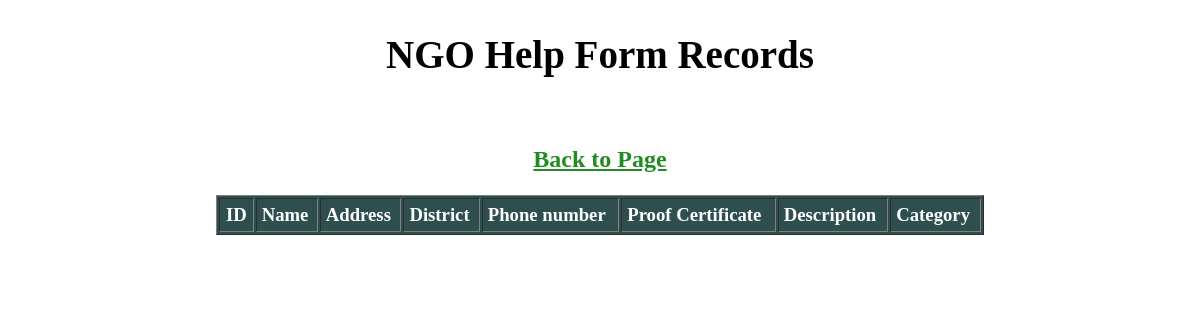
The app's page /frontend/display_ngo_help_form_data.php, older data.
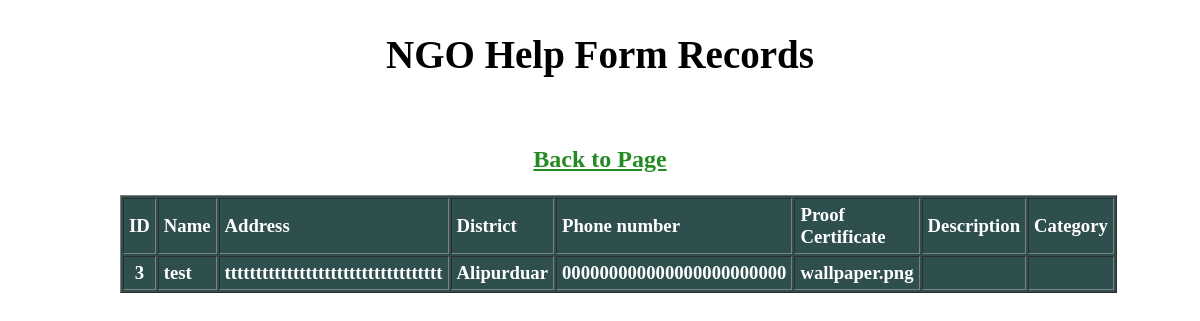
The same page, newer data.
### tables this page shows
CREATE TABLE `ngo_help_db` (
  `id` int(255) NOT NULL,
  `name` varchar(45) NOT NULL,
  `address` varchar(255) NOT NULL,
  `district` varchar(40) NOT NULL,
  `ph_no` varchar(200) NOT NULL,
  `file` varchar(255) NOT NULL,
  `description` varchar(200) NOT NULL,
  `category` varchar(55) NOT NULL
);

### frontend/display_ngo_help_form_data.php (the view, shortened to what this page needs)
<?php
include("connection.php");?>
<!DOCTYPE html>
<html>
<head>
</head>
<body>
<h2 style="font-size: 39px;"><center>NGO Help Form Records</center></h2><br>
<h3 style="color:darkgreen;"><center><a href="ngo-charity.php">Back to Page </a></center><br>
<table width = "80%" border="1" cellspacing="2" cellpadding="5" align="center" style="background-color: darkSlategray; color: white;">
	<tr>
		<td align="center"><strong>ID</strong></td>
		<td><strong>Name</strong></td>
		<td><strong>Address</strong></td>
		<td><strong>District</strong></td>
		<td><strong>Phone number</strong></td>
		<td><strong>Proof Certificate</strong></td>
		<td><strong>Description</strong></td>
		<td><strong>Category</strong></td>
	</tr>
    <?php
		$sql = "SELECT * FROM `ngo_help_db`";
		$result = mysqli_query($link,$sql);
		if(mysqli_num_rows($result) > 0)
		{
			while($row = mysqli_fetch_assoc($result))
			{
				echo "<tr>";
				echo "<td align = 'center'>".$row["id"]."</td>";
				echo "<td>".$row["name"]."</td>";
				echo "<td>".$row["address"]."</td>";
				echo "<td>".$row["district"]."</td>";
				echo "<td>".$row["ph_no"]."</td>";
				echo "<td>".$row["file"]."</td>";
				echo "<td>".$row["description"]."</td>";
				echo "<td>".$row["category"]."</td>";
				echo "</tr>";
			}
		}
     ?>
</table>
</body>
</html>

Row changes from the older to the newer data that the page shows:
added ngo_help_db: id "3", name "test", address "ttttttttttttttttttttttttttttttttttt", district "Alipurduar", ph_no "000000000000000000000000", file "wallpaper.png"
